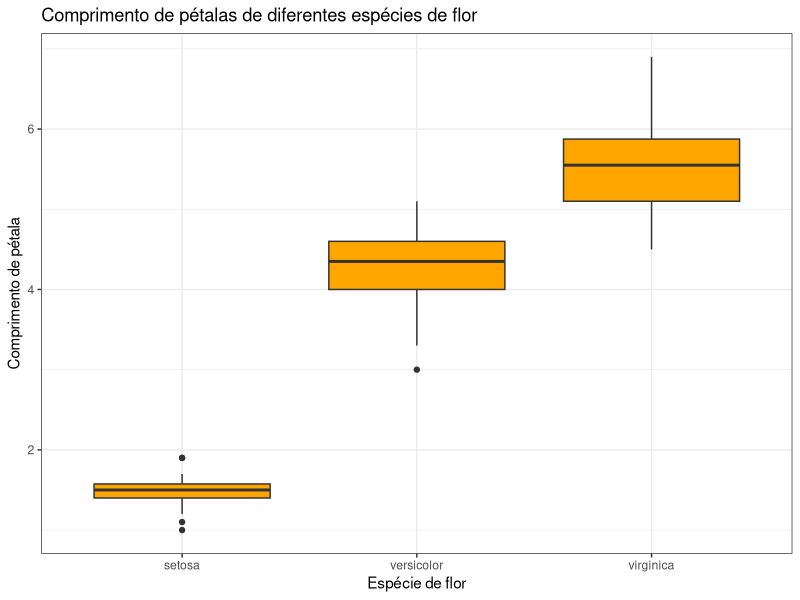
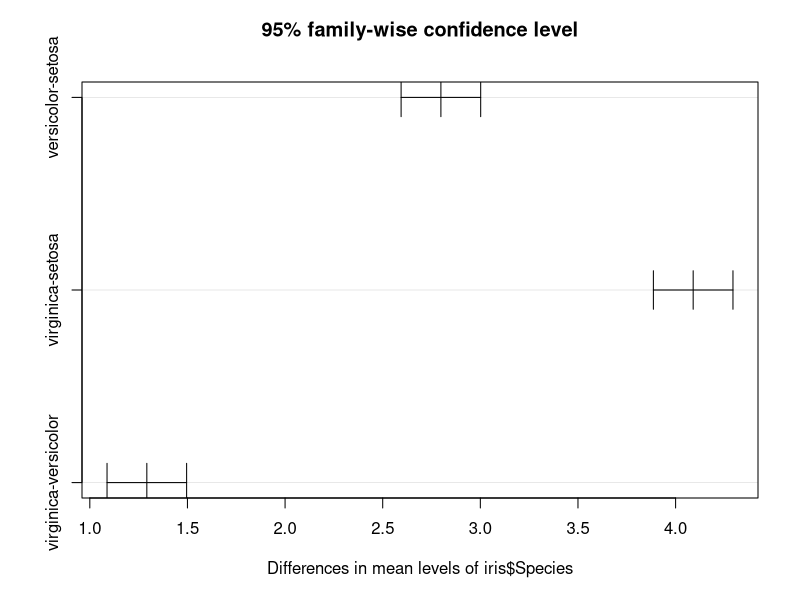
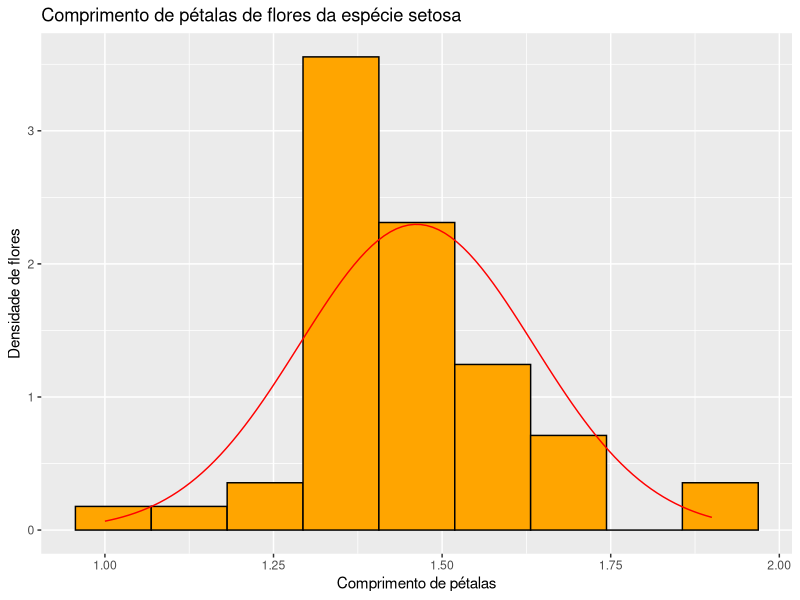
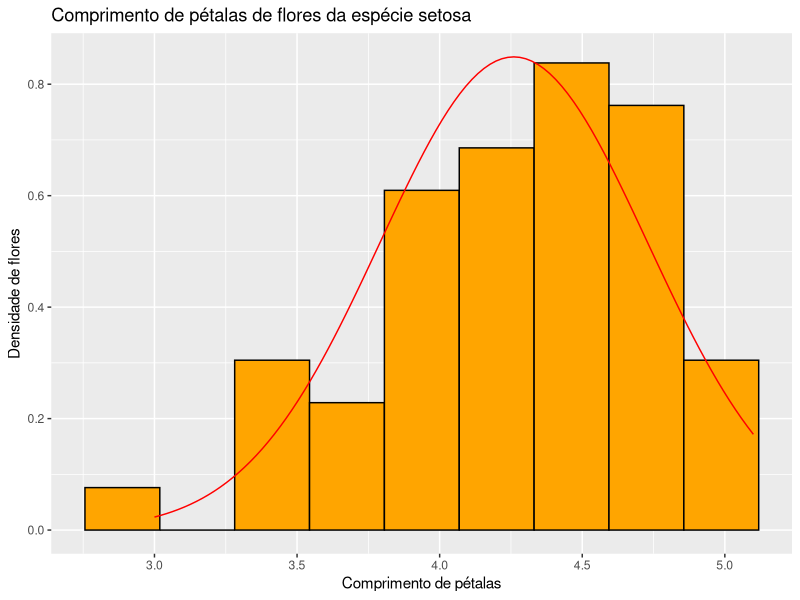
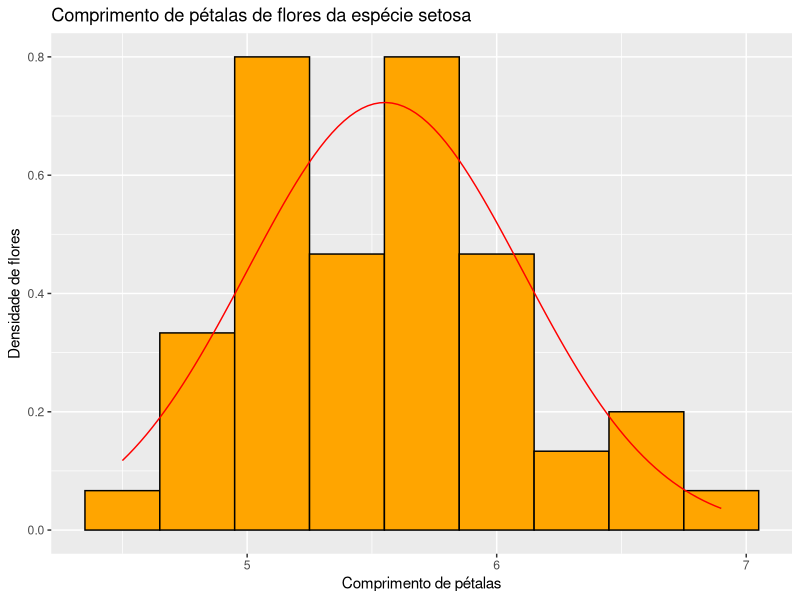
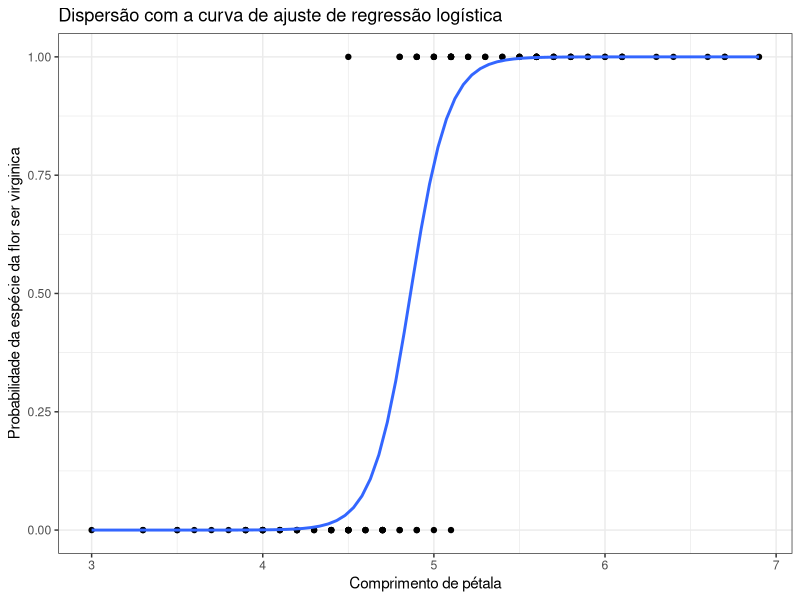

Here is the R script that generated these plots, in order:

# Exemplos de Regressão aplicados à base de dados iris


# Ativando pacote ggplot2 de visualização gráfica, dplyr de
# manipulação de dados e broom para predição a partir de modelos

library(ggplot2)
library(dplyr)
library(broom)

# Carregando base de dados que estudaremos

iris = iris

# Existe diferenca no comprimento das pétalas em cada espécie de flor?

# Vamos nos aproximar inicialmente do problema criando um gráfico.

# Criando grafico de boxplot para visualizar comportamento do comprimento
# das pétalas para cada espécie de flor


ggplot(iris, mapping = aes(x = Species, y = Petal.Length)) +
  geom_boxplot(fill = "orange") +
  labs(title = "Comprimento de pétalas de diferentes espécies de flor",
       y = "Comprimento de pétala",
       x = "Espécie de flor") +
  theme_bw()


# Graficamente, parece haver diferencas entre os comprimentos de pétalas
# para cada espécie de flor. Vamos prosseguir com testes de hipóteses
# para poder fazer afirmações estatisticamente significantes.


# Para responder a pergunta proposta, podemos começar verificando se o
# comprimento de pétalas de cada espécie segue distribuição normal através
# de testes de hipóteses de Shapiro-Wilk.

shapiro.test(iris$Petal.Length[iris$Species == "setosa"])

shapiro.test(iris$Petal.Length[iris$Species == "versicolor"])

shapiro.test(iris$Petal.Length[iris$Species == "virginica"])

# Sob nivel de significancia de 5%, nao rejeitamos as hipoteses nulas; isto é,
# de que a distribuição do comprimento de pétalas dentro de cada uma
# das espécies segue distribuição Normal.

# Tendo isso em mente, podemos seguir para o teste de ANOVA para comparação
# de médias de populações normais.

modelo = aov(iris$Petal.Length ~ iris$Species)

summary(modelo)

# Veja que o p-valor é extremamente baixo; ou seja, podemos inferir que
# existe diferenca estatisticamente significante entre a media de comprimento
# de pétala entre pelo menos um par de espécies de flores.

# Vamos realizar o teste de Tukey para verificar se a diferença estatisticamente
# significante é apenas entre a espécie setosa e as outras duas, ou se
# versicolor e virginica também possuem diferença estatisticamente significante.

TukeyHSD(modelo, ordered = TRUE)

plot(TukeyHSD(modelo, ordered = TRUE))

# Veja que nenhum dos intervalos de confiança incluem o 0. Logo, há evidências
# para afirmar que o comprimento médio das pétalas é diferente em cada
# uma das espécies de flor.

# Vamos estudar agora a distribuicao do comprimento de pétala dentro de cada
# tipo de flor. Como nao rejeitamos a normalidade da distribuicao, vamos
# construir um grafico de histograma com a curva teorica da distribuicao Normal
# utilizando a média amostral e variância amostral.

# A comecar pela espécie setosa:


ggplot(mapping = aes(x = iris$Petal.Length[iris$Species == "setosa"])) +
  geom_histogram(fill = "orange",
                 color = "black",
                 aes(y = ..density..),
                 bins = 9) +
  labs(title = "Comprimento de pétalas de flores da espécie setosa",
       x = "Comprimento de pétalas",
       y = "Densidade de flores") +
  stat_function(fun = dnorm,
                args = list(mean = mean(iris$Petal.Length[iris$Species == "setosa"]),
                            sd = sd(iris$Petal.Length[iris$Species == "setosa"])),
                color = "red",
                aes(x = ..x..))

# Agora, para a espécie versicolor:

ggplot(mapping = aes(x = iris$Petal.Length[iris$Species == "versicolor"])) +
  geom_histogram(fill = "orange",
                 color = "black",
                 aes(y = ..density..),
                 bins = 9) +
  labs(title = "Comprimento de pétalas de flores da espécie setosa",
       x = "Comprimento de pétalas",
       y = "Densidade de flores") +
  stat_function(fun = dnorm,
                args = list(mean = mean(iris$Petal.Length[iris$Species == "versicolor"]),
                            sd = sd(iris$Petal.Length[iris$Species == "versicolor"])),
                color = "red",
                aes(x = ..x..))

# E para a espécie virginica:

ggplot(mapping = aes(x = iris$Petal.Length[iris$Species == "virginica"])) +
  geom_histogram(fill = "orange",
                 color = "black",
                 aes(y = ..density..),
                 bins = 9) +
  labs(title = "Comprimento de pétalas de flores da espécie setosa",
       x = "Comprimento de pétalas",
       y = "Densidade de flores") +
  stat_function(fun = dnorm,
                args = list(mean = mean(iris$Petal.Length[iris$Species == "virginica"]),
                            sd = sd(iris$Petal.Length[iris$Species == "virginica"])),
                color = "red",
                aes(x = ..x..))

# Agora com a ferramenta gráfica, em conjunto com os testes de hipóteses,
# podemos verificar que de fato a distribuição Normal representa bem os dados.


# Vamos estudar melhor como saber se uma flor é da especie versicolor
# ou virginica de acordo com o comprimento de petala. Para tal, vamos
# ajustar um modelo de regressao logistica.

# Criando base de dados apenas com as espécies versicolor e virginica:

irisAlternativa = iris |>
  filter(Species != "setosa")

# Criando uma variável dummy para representar as classes

irisAlternativa$Species_dummy <- as.numeric(irisAlternativa$Species == "virginica")

# Criando o gráfico de dispersão com a curva de ajuste de regressão logística

ggplot(irisAlternativa, aes(x = Petal.Length, y = Species_dummy)) +
  geom_point() +
  stat_smooth(method = "glm", se = FALSE, method.args = list(family = "binomial")) +
  labs(title = "Dispersão com a curva de ajuste de regressão logística",
       x = "Comprimento de pétala",
       y = "Probabilidade da espécie da flor ser virginica") +
  theme_bw()

# Com esse modelo de regressão logística, podemos avaliar a probabilidade
# de uma flor ser de uma das espécies a partir do comprimento de sua pétala.

# Criando o modelo agora fora do gráfico do ggplot2:

modelo2 = glm(irisAlternativa$Species_dummy ~ irisAlternativa$Petal.Length, 
              family = "binomial")

# Calculando, pelo modelo, qual a probabilidade de cada flor da base de dados
# ser da espécie virginica

irisAlternativa$probabilidade <- round(predict(modelo2, type = "response"), 2)

# Com isso, ajustamos o modelo de regressão logística útil para prever,
# no futuro, a espécie da flor caso só tenhamos acesso ao comprimento
# das pétalas da mesma.












